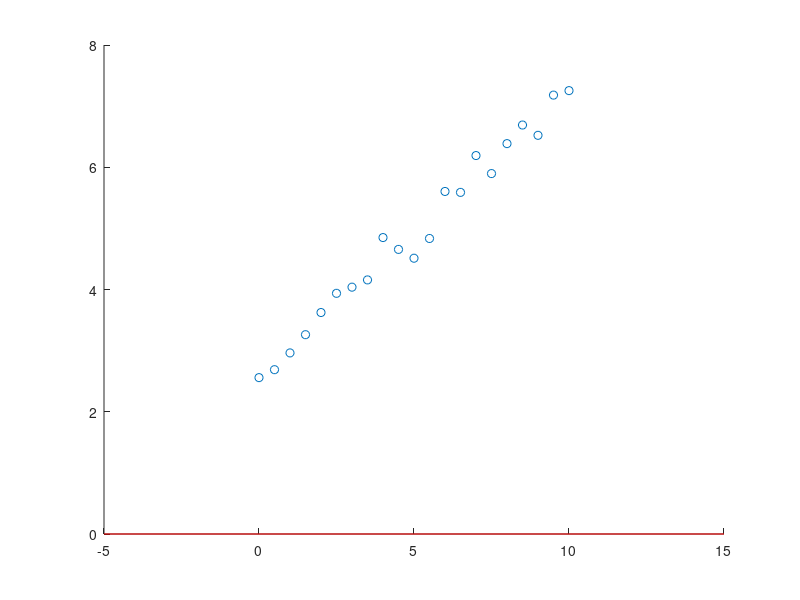

Source code (MATLAB):

%{
    Utilizzeremo un eps-SVM per trovare l'hyperpiano (quindi predittore
    lineare) che meglio predica i dati cercando di rispettare due
    condizioni tipiche dell'eps-SVM:
        1) massimo errore pari a eps=0.5
        2) predittore quanto più flat possibile per questione di
        generalizzazione.
%}

dataset = [
     0    2.5584
    0.5000    2.6882
    1.0000    2.9627
    1.5000    3.2608
    2.0000    3.6235
    2.5000    3.9376
    3.0000    4.0383
    3.5000    4.1570
    4.0000    4.8498
    4.5000    4.6561
    5.0000    4.5119
    5.5000    4.8346
    6.0000    5.6039
    6.5000    5.5890
    7.0000    6.1914
    7.5000    5.8966
    8.0000    6.3866
    8.5000    6.6909
    9.0000    6.5224
    9.5000    7.1803
   10.0000    7.2537];

%plotto i punti
scatter(dataset(:,1), dataset(:,2), 'black');

%dimensione del dataset
l = size(dataset,1);

%osservazioni
x = dataset(:,1);

%ground truth
y= dataset(:,2);

%fisso l'epsilon
eps = 0.5;

% la quadprog vuole come funzione obiettivo 1/2 x^T H x + f^Tx
H = [1 0; 0 0];
f = zeros(2,1);

%i vincoli desiderati sono A x <= b
A = [-x -ones(l,1); x ones(l,1)];
b = [-y+eps; y+eps];

%risolvo. La soluzione è il vettore z=(w,b)
z = quadprog(H,f,A,b);
w = z(1);
b = z(2);

%plotto. 
start_p = min(x)-5;
end_p = max(x)+5;
y_start = w*start_p + b;
y_end = w*end_p + b;

hold on
plot([start_p, end_p], [y_start, y_end],'color','r');
